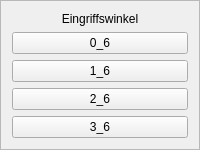
        <widget class="QFrame" name="frame_12">
         <property name="sizePolicy">
          <sizepolicy hsizetype="Ignored" vsizetype="Preferred">
           <horstretch>0</horstretch>
           <verstretch>0</verstretch>
          </sizepolicy>
         </property>
         <property name="frameShape">
          <enum>QFrame::StyledPanel</enum>
         </property>
         <property name="frameShadow">
          <enum>QFrame::Raised</enum>
         </property>
         <layout class="QVBoxLayout" name="verticalLayout_9">
          <item>
           <widget class="QLabel" name="cutting_angle_l2">
            <property name="text">
             <string>Eingriffswinkel</string>
            </property>
            <property name="alignment">
             <set>Qt::AlignCenter</set>
            </property>
            <property name="wordWrap">
             <bool>true</bool>
            </property>
           </widget>
          </item>
          <item>
           <widget class="QPushButton" name="pushButton_25">
            <property name="sizePolicy">
             <sizepolicy hsizetype="Preferred" vsizetype="Preferred">
              <horstretch>0</horstretch>
              <verstretch>0</verstretch>
             </sizepolicy>
            </property>
            <property name="text">
             <string>0_6</string>
            </property>
           </widget>
          </item>
          <item>
           <widget class="QPushButton" name="pushButton_26">
            <property name="sizePolicy">
             <sizepolicy hsizetype="Preferred" vsizetype="Preferred">
              <horstretch>0</horstretch>
              <verstretch>0</verstretch>
             </sizepolicy>
            </property>
            <property name="text">
             <string>1_6</string>
            </property>
           </widget>
          </item>
          <item>
           <widget class="QPushButton" name="pushButton_27">
            <property name="sizePolicy">
             <sizepolicy hsizetype="Preferred" vsizetype="Preferred">
              <horstretch>0</horstretch>
              <verstretch>0</verstretch>
             </sizepolicy>
            </property>
            <property name="text">
             <string>2_6</string>
            </property>
           </widget>
          </item>
          <item>
           <widget class="QPushButton" name="pushButton_28">
            <property name="sizePolicy">
             <sizepolicy hsizetype="Preferred" vsizetype="Preferred">
              <horstretch>0</horstretch>
              <verstretch>0</verstretch>
             </sizepolicy>
            </property>
            <property name="text">
             <string>3_6</string>
            </property>
           </widget>
          </item>
         </layout>
        </widget>
